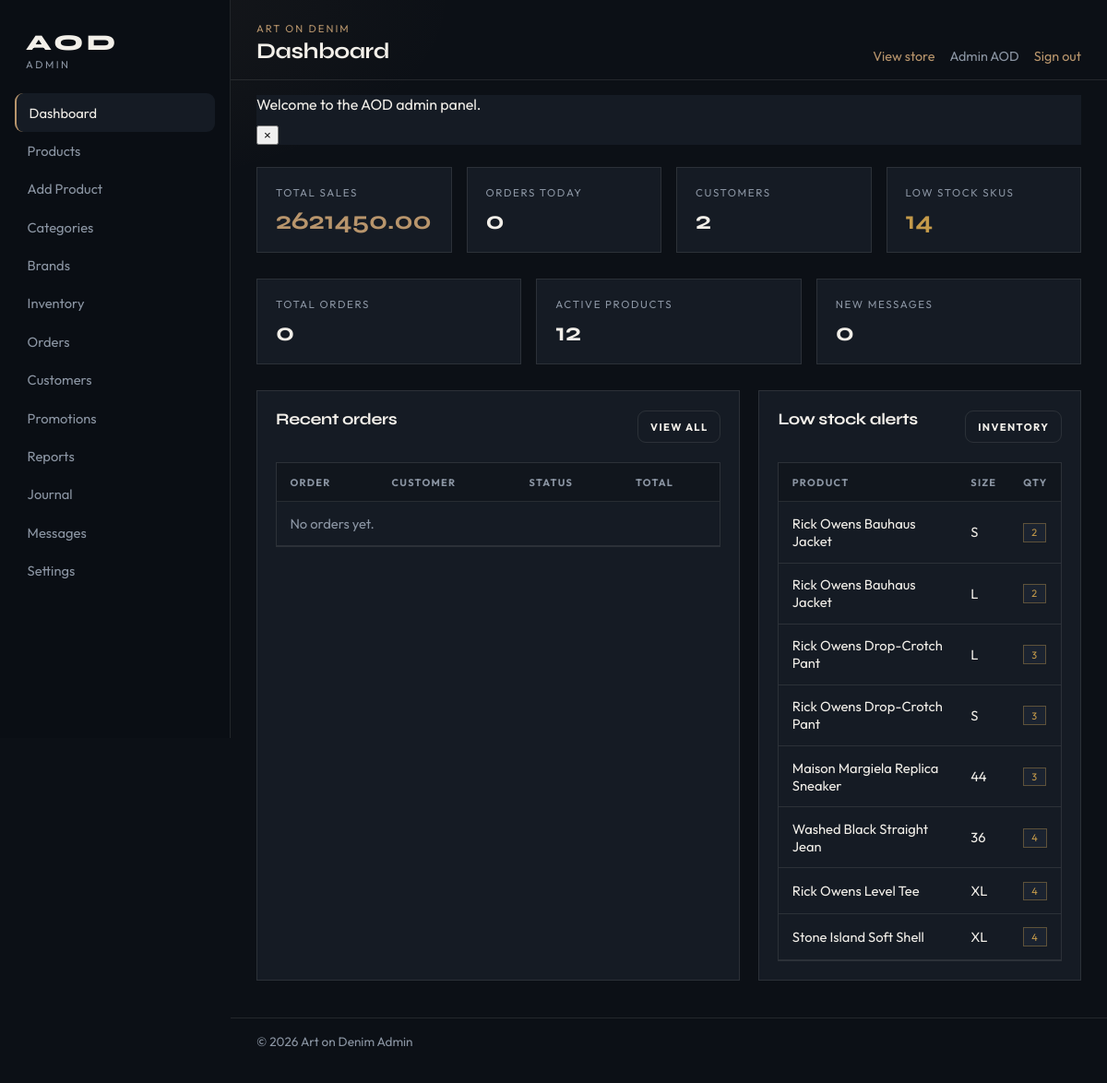
/admin/index.php (signed in), run on the app's committed database.
### tables this page shows
CREATE TABLE `users` (
  `id` INT UNSIGNED NOT NULL AUTO_INCREMENT,
  `first_name` VARCHAR(80) NOT NULL,
  `last_name` VARCHAR(80) NOT NULL,
  `email` VARCHAR(190) NOT NULL,
  `phone` VARCHAR(30) DEFAULT NULL,
  `password_hash` VARCHAR(255) NOT NULL,
  `role` ENUM('customer', 'admin') NOT NULL DEFAULT 'customer',
  `status` ENUM('active', 'inactive', 'banned') NOT NULL DEFAULT 'active',
  `address_line1` VARCHAR(255) DEFAULT NULL,
  `address_line2` VARCHAR(255) DEFAULT NULL,
  `city` VARCHAR(100) DEFAULT NULL,
  `province` VARCHAR(100) DEFAULT NULL,
  `postal_code` VARCHAR(20) DEFAULT NULL,
  `country` VARCHAR(100) NOT NULL DEFAULT 'South Africa',
  `email_verified_at` DATETIME DEFAULT NULL,
  `last_login_at` DATETIME DEFAULT NULL,
  `created_at` DATETIME NOT NULL DEFAULT CURRENT_TIMESTAMP,
  `updated_at` DATETIME NOT NULL DEFAULT CURRENT_TIMESTAMP ON UPDATE CURRENT_TIMESTAMP,
  PRIMARY KEY (`id`),
  UNIQUE KEY `uq_users_email` (`email`),
  KEY `idx_users_role` (`role`),
  KEY `idx_users_status` (`status`)
);

CREATE TABLE `inventory` (
  `id` INT UNSIGNED NOT NULL AUTO_INCREMENT,
  `product_id` INT UNSIGNED NOT NULL,
  `size` VARCHAR(20) NOT NULL,
  `quantity` INT NOT NULL DEFAULT 0,
  `reserved` INT NOT NULL DEFAULT 0,
  `low_stock_threshold` INT NOT NULL DEFAULT 5,
  `updated_at` DATETIME NOT NULL DEFAULT CURRENT_TIMESTAMP ON UPDATE CURRENT_TIMESTAMP,
  PRIMARY KEY (`id`),
  UNIQUE KEY `uq_inventory_product_size` (`product_id`, `size`),
  KEY `idx_inventory_qty` (`quantity`),
  CONSTRAINT `fk_inventory_product`
    FOREIGN KEY (`product_id`) REFERENCES `products` (`id`)
    ON DELETE CASCADE ON UPDATE CASCADE
);

CREATE TABLE `products` (
  `id` INT UNSIGNED NOT NULL AUTO_INCREMENT,
  `sku` VARCHAR(60) NOT NULL,
  `name` VARCHAR(200) NOT NULL,
  `slug` VARCHAR(220) NOT NULL,
  `description` TEXT DEFAULT NULL,
  `short_description` VARCHAR(500) DEFAULT NULL,
  `category_id` INT UNSIGNED DEFAULT NULL,
  `brand_id` INT UNSIGNED DEFAULT NULL,
  `price` DECIMAL(10,2) NOT NULL,
  `compare_at_price` DECIMAL(10,2) DEFAULT NULL,
  `cost_price` DECIMAL(10,2) DEFAULT NULL,
  `gender` ENUM('unisex', 'men', 'women') NOT NULL DEFAULT 'unisex',
  `is_featured` TINYINT(1) NOT NULL DEFAULT 0,
  `is_new` TINYINT(1) NOT NULL DEFAULT 0,
  `is_on_sale` TINYINT(1) NOT NULL DEFAULT 0,
  `is_aod_collection` TINYINT(1) NOT NULL DEFAULT 0,
  `status` ENUM('draft', 'active', 'archived') NOT NULL DEFAULT 'active',
  `meta_title` VARCHAR(160) DEFAULT NULL,
  `meta_description` VARCHAR(255) DEFAULT NULL,
  `created_at` DATETIME NOT NULL DEFAULT CURRENT_TIMESTAMP,
  `updated_at` DATETIME NOT NULL DEFAULT CURRENT_TIMESTAMP ON UPDATE CURRENT_TIMESTAMP,
  PRIMARY KEY (`id`),
  UNIQUE KEY `uq_products_sku` (`sku`),
  UNIQUE KEY `uq_products_slug` (`slug`),
  KEY `idx_products_category` (`category_id`),
  KEY `idx_products_brand` (`brand_id`),
  KEY `idx_products_status` (`status`),
  KEY `idx_products_featured` (`is_featured`),
  KEY `idx_products_new` (`is_new`),
  KEY `idx_products_sale` (`is_on_sale`),
  KEY `idx_products_aod` (`is_aod_collection`),
  KEY `idx_products_price` (`price`),
  FULLTEXT KEY `ft_products_search` (`name`, `short_description`, `description`),
  CONSTRAINT `fk_products_category`
    FOREIGN KEY (`category_id`) REFERENCES `categories` (`id`)
    ON DELETE SET NULL ON UPDATE CASCADE,
  CONSTRAINT `fk_products_brand`
    FOREIGN KEY (`brand_id`) REFERENCES `brands` (`id`)
    ON DELETE SET NULL ON UPDATE CASCADE
);

### includes/functions.php (called while the page is built, shortened)
<?php
function e(?string $value): string
{
    return htmlspecialchars((string) $value, ENT_QUOTES | ENT_SUBSTITUTE, 'UTF-8');
}
function url(string $path = ''): string
{
    $path = ltrim($path, '/');
    return rtrim(BASE_URL, '/') . '/' . $path;
}
function asset(string $path): string
{
    return url(ltrim($path, '/'));
}
function money($amount): string
{
    return CURRENCY_SYMBOL . number_format((float) $amount, 2, '.', ',');
}
function current_user(): ?array
{
    return $_SESSION['user'];
}

### config/database.php (called while the page is built, shortened)
<?php
function db(): PDO
{
    static $pdo = null;
    if ($pdo instanceof PDO) {
        return $pdo;
    }
    $dsn = sprintf(
        'mysql:host=%s;port=%s;dbname=%s;charset=%s',
        DB_HOST,
        DB_PORT,
        DB_NAME,
        DB_CHARSET
    );
    try {
        $pdo = new PDO($dsn, DB_USER, DB_PASS, [
            PDO::ATTR_ERRMODE            => PDO::ERRMODE_EXCEPTION,
            PDO::ATTR_DEFAULT_FETCH_MODE => PDO::FETCH_ASSOC,
            PDO::ATTR_EMULATE_PREPARES   => false,
            PDO::MYSQL_ATTR_INIT_COMMAND => "SET NAMES utf8mb4 COLLATE utf8mb4_unicode_ci",
        ]);
    } catch (PDOException $e) {
        if (APP_DEBUG) {
            throw new RuntimeException('Database connection failed: ' . $e->getMessage(), 0, $e);
        }
        error_log('AOD DB Error: ' . $e->getMessage());
        http_response_code(503);
        exit('Service temporarily unavailable. Please try again later.');
    }
    return $pdo;
}

### includes/auth.php (called while the page is built, shortened)
<?php
function refresh_session_user(): ?array
{
    $full = find_user_by_id((int) $_SESSION['user']['id']);
    return $_SESSION['user'];
}
function find_user_by_id(int $id): ?array
{
    $stmt = db()->prepare('SELECT * FROM users WHERE id = :id LIMIT 1');
    $stmt->execute([':id' => $id]);
    $user = $stmt->fetch();
    return $user ?: null;
}

### includes/admin-auth.php (called while the page is built, shortened)
<?php
function require_admin(): void
{
    $user = refresh_session_user();
}

### includes/admin-helpers.php (called while the page is built, shortened)
<?php
function admin_dashboard_stats(): array
{
    $pdo = db();
    $sales = (float) $pdo->query(
        "SELECT COALESCE(SUM(total), 0) FROM orders
         WHERE payment_status = 'paid' OR status IN ('paid','processing','shipped','delivered')"
    )->fetchColumn();
    $ordersToday = (int) $pdo->query(
        "SELECT COUNT(*) FROM orders WHERE DATE(placed_at) = CURDATE()"
    )->fetchColumn();
    $ordersTotal = (int) $pdo->query('SELECT COUNT(*) FROM orders')->fetchColumn();
    $customers = (int) $pdo->query("SELECT COUNT(*) FROM users WHERE role = 'customer'")->fetchColumn();
    $products = (int) $pdo->query("SELECT COUNT(*) FROM products WHERE status = 'active'")->fetchColumn();
    $lowStock = (int) $pdo->query(
        'SELECT COUNT(*) FROM inventory WHERE quantity <= low_stock_threshold'
    )->fetchColumn();
    $messages = (int) $pdo->query(
        "SELECT COUNT(*) FROM contact_messages WHERE status = 'new'"
    )->fetchColumn();
    return [
        'sales_total'   => $sales,
        'orders_today'  => $ordersToday,
        'orders_total'  => $ordersTotal,
        'customers'     => $customers,
        'products'      => $products,
        'low_stock'     => $lowStock,
        'new_messages'  => $messages,
    ];
}
function admin_recent_orders(int $limit = 8): array
{
    $stmt = db()->prepare(
        'SELECT * FROM orders ORDER BY placed_at DESC LIMIT :lim'
    );
    $stmt->bindValue(':lim', $limit, PDO::PARAM_INT);
    $stmt->execute();
    return $stmt->fetchAll();
}
function admin_low_stock(int $limit = 8): array
{
    $stmt = db()->prepare(
        "SELECT i.*, p.name AS product_name, p.sku
         FROM inventory i
         INNER JOIN products p ON p.id = i.product_id
         WHERE i.quantity <= i.low_stock_threshold
         ORDER BY i.quantity ASC
         LIMIT :lim"
    );
    $stmt->bindValue(':lim', $limit, PDO::PARAM_INT);
    $stmt->execute();
    return $stmt->fetchAll();
}

### admin/index.php (the view, shortened to what this page needs)
<?php
require_once dirname(__DIR__) . '/includes/bootstrap.php';
require_admin();
try {
    $stats = admin_dashboard_stats();
    $recent = admin_recent_orders(8);
    $lowStock = admin_low_stock(8);
} catch (Throwable $e) {
    $stats = [
        'sales_total' => 0, 'orders_today' => 0, 'orders_total' => 0,
        'customers' => 0, 'products' => 0, 'low_stock' => 0, 'new_messages' => 0,
    ];
    $recent = [];
    $lowStock = [];
    error_log('AOD admin dashboard: ' . $e->getMessage());
}
$pageTitle = 'Dashboard';
require dirname(__DIR__) . '/includes/admin-header.php';
?>
<section class="admin-stats" aria-label="Key metrics">
    <article class="stat-card stat-card--accent">
        <p class="stat-card__label">Total sales</p>
        <p class="stat-card__value"><?= e(money((float) $stats['sales_total'])) ?></p>
    </article>
    <article class="stat-card">
        <p class="stat-card__label">Orders today</p>
        <p class="stat-card__value"><?= (int) $stats['orders_today'] ?></p>
    </article>
    <article class="stat-card">
        <p class="stat-card__label">Customers</p>
        <p class="stat-card__value"><?= (int) $stats['customers'] ?></p>
    </article>
    <article class="stat-card <?= $stats['low_stock'] > 0 ? 'stat-card--warn' : '' ?>">
        <p class="stat-card__label">Low stock SKUs</p>
        <p class="stat-card__value"><?= (int) $stats['low_stock'] ?></p>
    </article>
</section>
<div class="admin-stats" style="grid-template-columns: repeat(3, 1fr);">
    <article class="stat-card">
        <p class="stat-card__label">Total orders</p>
        <p class="stat-card__value"><?= (int) $stats['orders_total'] ?></p>
    </article>
    <article class="stat-card">
        <p class="stat-card__label">Active products</p>
        <p class="stat-card__value"><?= (int) $stats['products'] ?></p>
    </article>
    <article class="stat-card">
        <p class="stat-card__label">New messages</p>
        <p class="stat-card__value"><?= (int) $stats['new_messages'] ?></p>
    </article>
</div>
<div class="admin-grid-2">
    <section class="admin-panel">
        <div class="admin-toolbar">
            <h2>Recent orders</h2>
            <a class="admin-btn admin-btn--ghost admin-btn--sm" href="<?= e(url('admin/orders.php')) ?>">View all</a>
        </div>
        <div class="admin-table-wrap">
            <table class="admin-table">
                <thead>
                    <tr>
                        <th>Order</th>
                        <th>Customer</th>
                        <th>Status</th>
                        <th>Total</th>
                    </tr>
                </thead>
                <tbody>
                    <?php if (!$recent): ?>
                        <tr><td colspan="4" class="muted">No orders yet.</td></tr>
                    <?php endif; ?>
                </tbody>
            </table>
        </div>
    </section>
    <section class="admin-panel">
        <div class="admin-toolbar">
            <h2>Low stock alerts</h2>
            <a class="admin-btn admin-btn--ghost admin-btn--sm" href="<?= e(url('admin/inventory.php')) ?>">Inventory</a>
        </div>
        <div class="admin-table-wrap">
            <table class="admin-table">
                <thead>
                    <tr>
                        <th>Product</th>
                        <th>Size</th>
                        <th>Qty</th>
                    </tr>
                </thead>
                <tbody>
                    <?php if (!$lowStock): ?>
                        <tr><td colspan="3" class="muted">Stock levels look healthy.</td></tr>
                    <?php else: ?>
                        <?php foreach ($lowStock as $row): ?>
                            <tr>
                                <td><?= e($row['product_name']) ?></td>
                                <td><?= e($row['size']) ?></td>
                                <td><span class="badge badge--warn"><?= (int) $row['quantity'] ?></span></td>
                            </tr>
                        <?php endforeach; ?>
                    <?php endif; ?>
                </tbody>
            </table>
        </div>
    </section>
</div>
<?php require dirname(__DIR__) . '/includes/admin-footer.php'; ?>

### includes/admin-header.php (shortened to what this page needs)
<?php
$pageTitle = $pageTitle ?? 'Admin';
$adminUser = current_user();
?>
<!DOCTYPE html>
<html lang="en">
<head>
    <link rel="stylesheet" href="<?= e(asset('assets/css/admin.css')) ?>">
</head>
<body class="admin-body">
<div class="admin-shell">
<?php require __DIR__ . '/admin-sidebar.php'; ?>
<div class="admin-main-wrap">
    <header class="admin-topbar">
        <div>
            <p class="admin-topbar__eyebrow">Art on Denim</p>
            <h1 class="admin-topbar__title"><?= e($pageTitle) ?></h1>
        </div>
        <div class="admin-topbar__actions">
            <a href="<?= e(url('index.php')) ?>" target="_blank" rel="noopener">View store</a>
            <span><?= e(($adminUser['first_name'] ?? 'Admin') . ' ' . ($adminUser['last_name'] ?? '')) ?></span>
            <form method="post" action="<?= e(url('admin/logout.php')) ?>">
                <button type="submit" class="admin-link-btn">Sign out</button>
            </form>
        </div>
    </header>
    <div class="admin-alerts">
        <?php require __DIR__ . '/alerts.php'; ?>
    </div>
    <main id="admin-main" class="admin-content">

### data on the page
users: first_name+last_name "Admin AOD"
inventory: product.name "Rick Owens Bauhaus Jacket", size "S", quantity "2"
inventory: product.name "Rick Owens Bauhaus Jacket", size "L", quantity "2"
inventory: product.name "Rick Owens Drop-Crotch Pant", size "L", quantity "3"
inventory: product.name "Rick Owens Drop-Crotch Pant", size "S", quantity "3"
inventory: product.name "Maison Margiela Replica Sneaker", size "44", quantity "3"
inventory: product.name "Washed Black Straight Jean", size "36", quantity "4"
inventory: product.name "Rick Owens Level Tee", size "XL", quantity "4"
inventory: product.name "Stone Island Soft Shell", size "XL", quantity "4"

### other printed values
$item[0] "Dashboard"
$item[0] "Products"
$item[0] "Add Product"
$item[0] "Categories"
$item[0] "Brands"
$item[0] "Inventory"
$item[0] "Orders"
$item[0] "Customers"
$item[0] "Promotions"
$item[0] "Reports"
$item[0] "Journal"
$item[0] "Messages"
$item[0] "Settings"
$pageTitle "Dashboard"
$flash['message'] "Welcome to the AOD admin panel."
